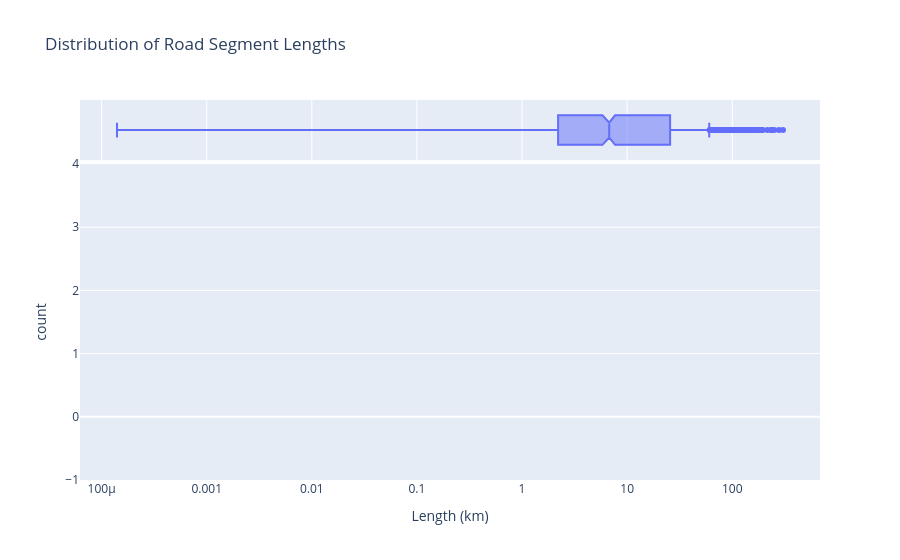

Notebook code for this chart:
### Markdown cell above
## Road Length Distribution

### Code cell
# Histogram of road lengths
fig = px.histogram(
    gdf,
    x='length_km',
    nbins=50,
    title='Distribution of Road Segment Lengths',
    labels={'length_km': 'Length (km)'},
    marginal='box'
)
fig.update_xaxes(type='log')
fig.show()

print(f'Length stats:')
print(f'  Min: {gdf["length_km"].min():.3f} km')
print(f'  Max: {gdf["length_km"].max():.3f} km')
print(f'  Mean: {gdf["length_km"].mean():.3f} km')
print(f'  Total: {gdf["length_km"].sum():.1f} km')

### Figure 1 — Plotly figure (JSON) as saved in the notebook; plotly's stock layout.template omitted (floating-point values rounded to 4 significant figures; data arrays with more than 128 entries replaced by an {"elided": "..."} marker saying what was removed)
{"data": [{"alignmentgroup": "True", "bingroup": "x", "hovertemplate": "Length (km)=%{x}<br>count=%{y}<extra></extra>", "legendgroup": "", "marker": {"color": "#636efa", "pattern": {"shape": ""}}, "name": "", "nbinsx": 50, "offsetgroup": "", "orientation": "v", "showlegend": false, "type": "histogram", "x": {"elided": "1602 float values"}, "xaxis": "x", "yaxis": "y"}, {"alignmentgroup": "True", "hovertemplate": "Length (km)=%{x}<extra></extra>", "legendgroup": "", "marker": {"color": "#636efa"}, "name": "", "notched": true, "offsetgroup": "", "showlegend": false, "type": "box", "x": {"elided": "1602 float values"}, "xaxis": "x2", "yaxis": "y2"}], "layout": {"barmode": "relative", "legend": {"tracegroupgap": 0}, "title": {"text": "Distribution of Road Segment Lengths"}, "xaxis": {"anchor": "y", "domain": [0, 1], "title": {"text": "Length (km)"}, "type": "log"}, "xaxis2": {"anchor": "y2", "domain": [0, 1], "matches": "x", "showgrid": true, "showticklabels": false, "type": "log"}, "yaxis": {"anchor": "x", "domain": [0, 0.8316], "title": {"text": "count"}}, "yaxis2": {"anchor": "x2", "domain": [0.8416, 1], "matches": "y2", "showgrid": false, "showline": false, "showticklabels": false, "ticks": ""}}}
